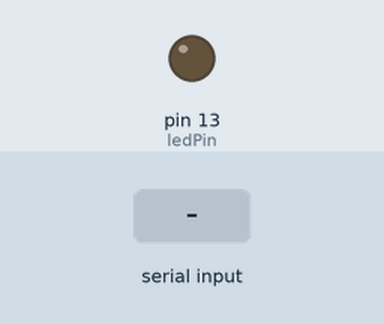
Recording of a sketch running on a simulated Arduino Mega 2560, built with avr-gcc and run on an emulated ATmega2560. Parts: output pins drawn as LEDs (lit = HIGH). The inputs (shaded band) are chosen by the test bench.

Above: at 1.2 s.
1.3 s: "A" received over the second serial link
At 2.0 s:
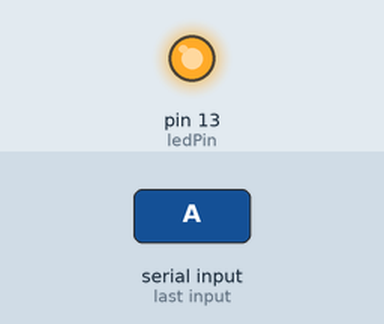
2.8 s: "1" received over the second serial link
At 3.1 s:
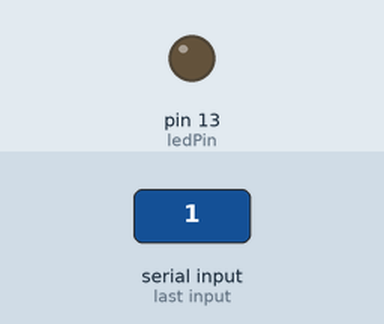
Timing chart, 0 to 5.8 s (numbered marks = the images above; inputs shaded):
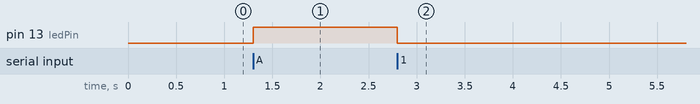

The sketch:

X-Bee.ino
```cpp
// Pin definitions
const int xbeeRxPin = 19; // RX pin for XBee (connected to XBee TX)
const int xbeeTxPin = 18; // TX pin for XBee (connected to XBee RX)
const int ledPin = 13;    // LED connected to pin 13

void setup() {
  // Initialize Serial1 for XBee communication
  Serial1.begin(9600); // Make sure the baud rate matches your XBee module
  pinMode(ledPin, OUTPUT);
}

void loop() {
  // Check if data is available from the XBee
  if (Serial1.available() > 0) {
    char receivedChar = Serial1.read(); // Read the incoming character

    // If the character 'A' is received, turn on the LED
    if (receivedChar == 'A') {
      digitalWrite(ledPin, HIGH); // Turn LED on
    } else {
      digitalWrite(ledPin, LOW);  // Turn LED off
    }
  }
}
```

Measured:
- after the input at 1.3 s, pin 13 (ledPin): LOW → HIGH at once
- after the input at 2.8 s, pin 13 (ledPin): HIGH → LOW at once
